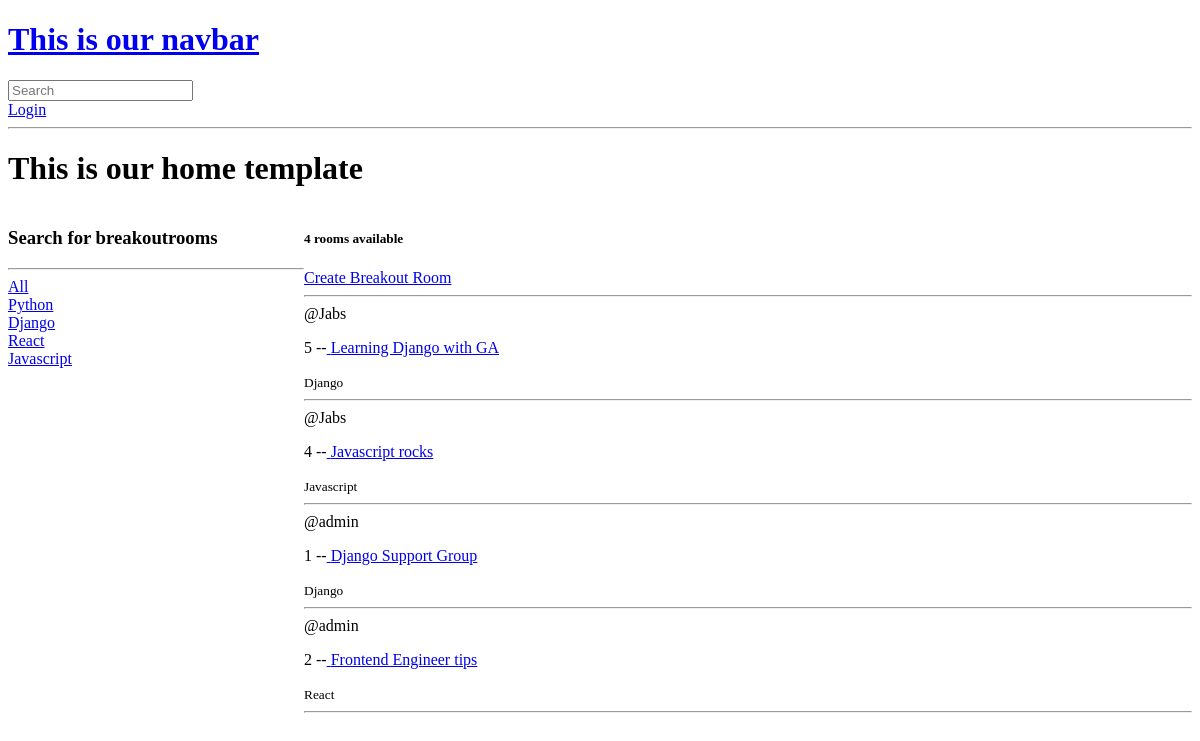
Before: / with the older database file.
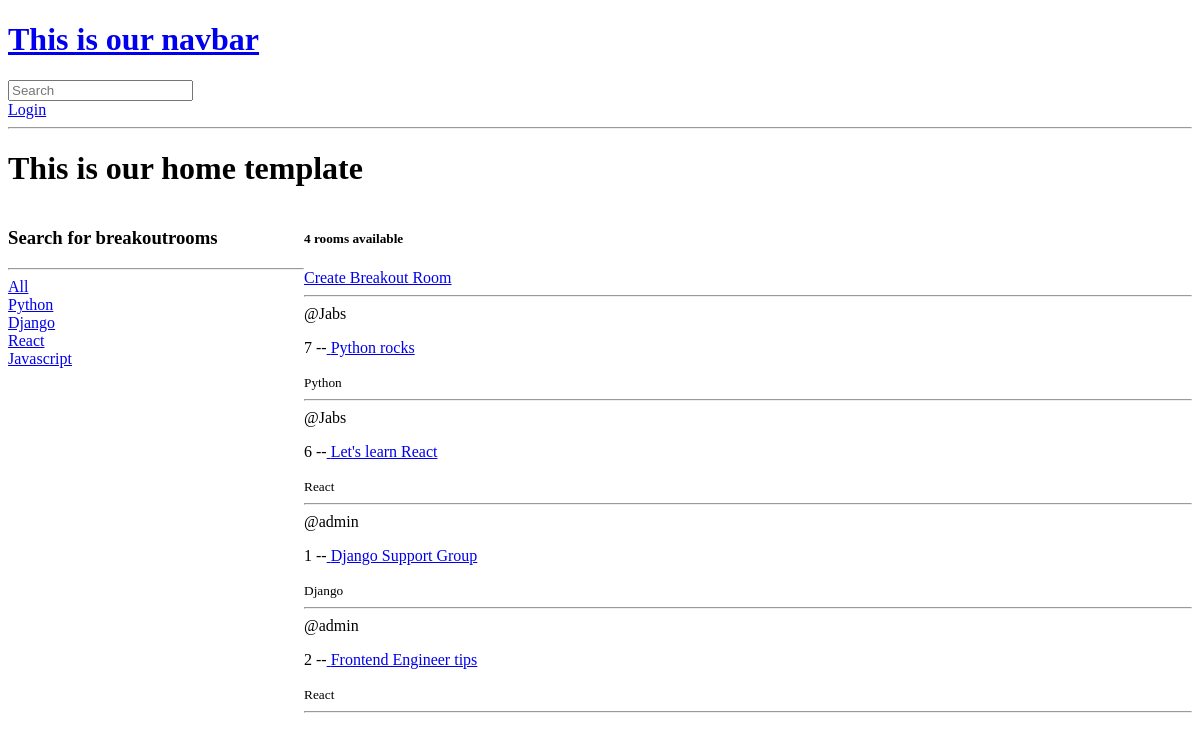
After: the same page with the newer database file.
### base/models.py (models this page shows, shortened)
class Topic(models.Model):
    name = models.CharField(max_length=100)

class Room(models.Model):
    host = models.ForeignKey(User, on_delete=models.SET_NULL, null = True)
    topic= models.ForeignKey(Topic, on_delete=models.SET_NULL, null = True)
    name = models.CharField(max_length =200) # specify the attribute and its value
    description = models.TextField(null = True, blank = True) # by default null is set to False. Null = true means description can be blank. Null is for database and blank is for the form
    updated = models.DateTimeField(auto_now = True) #snapshot every time we save
    created = models.DateTimeField(auto_now_add = True) #snapshot the first time we add it
    class Meta:
        ordering = ['-updated', '-created']

### base/views.py (the view)
# urls.py: path('', views.home, name="home"),
def home(request):
    q = request.GET.get('q') if request.GET.get('q') != None else ''
    rooms = Room.objects.filter(
        Q(topic__name__icontains=q) |
        Q(name__icontains=q) |
        Q(description__icontains=q)
        ) #querying the rooms from the database
    topics = Topic.objects.all()
    room_count = rooms.count()
    context = {'rooms': rooms, 'topics': topics, 'room_count': room_count}
    return render(request, 'base/home.html',context)

### base/templates/base/home.html (shortened to what this page needs)
{% extends 'main.html' %}
{% block content %}
<h1>This is our home template</h1>
<div class="home-container">
    <div>
        <h3>Search for breakoutrooms</h3>
        <hr>
        <div>
            <a href="{% url 'home' %}"> All </a>
        </div>
        {% for topic in topics %}
        <div>
            <a href="{% url 'home' %}?q={{topic.name}}"> {{topic.name}}</a>
        </div>
        {% endfor %}
    </div>
    <div>
        <h5> {{room_count}} rooms available </h5>
        <a href="{% url 'create-room' %}"> Create Breakout Room </a>
        <hr>
        <div>
            {% for room in rooms %}
            <div>
                <span>
                    @{{room.host.username}}
                </span>
                <p> {{room.id}} --<a href="{% url 'room' room.id %}"> {{room.name}}</a> </p>
                <small> {{room.topic.name}} </small>
                <hr>
            </div>
            {% endfor %}
        </div>
    </div>
</div>
{% endblock content %}

### templates/main.html (shortened to what this page needs)
<!DOCTYPE html>
<html>
    <head>
    </head>
    <body>
        {% include 'navbar.html'%}
        {% block content %}
        {% endblock %}
    </body>
</html>

### templates/navbar.html
<a href="/">
    <h1> This is our navbar</h1>
</a>
<form method="GET" action="{% url 'home' %}">
    <input type="text" name="q" placeholder="Search" />
</form>
{% if request.user.is_authenticated %}
<a href="{% url 'logout' %}"> Logout </a>
{% else %}
<a href="{% url 'login' %}"> Login </a>
{% endif %}
<hr>

### base/templates/base/home.html (style rules this page uses)
.home-container { display: grid; grid-template-columns: 1fr 3fr; }

Changed rows visible on the page:
removed Room: host.username "Jabs", id "5", name "Learning Django with GA", topic.name "Django"
removed Room: host.username "Jabs", id "4", name "Javascript rocks", topic.name "Javascript"
added Room: host.username "Jabs", id "7", name "Python rocks", topic.name "Python"
added Room: host.username "Jabs", id "6", name "Let's learn React", topic.name "React"
